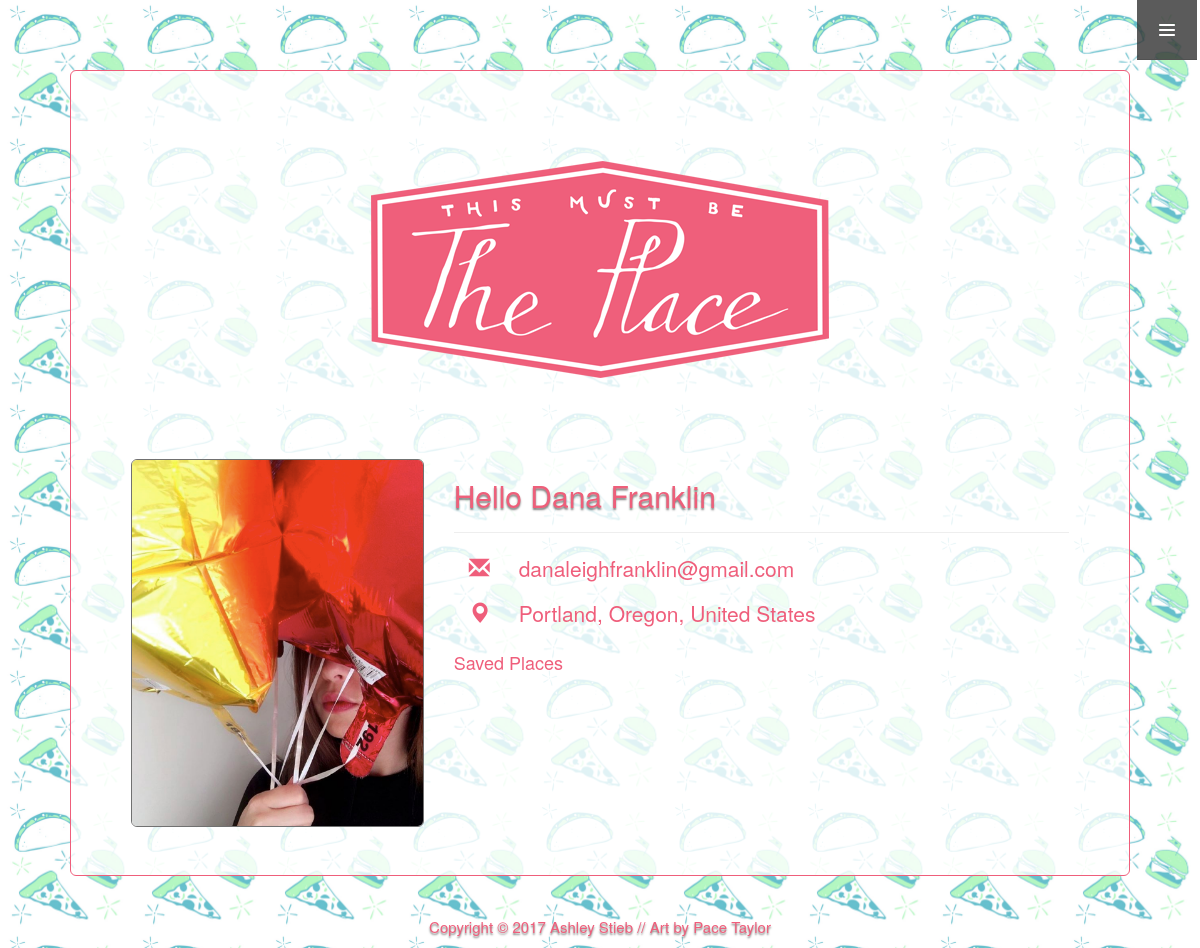
/profile/danafranklin/ (signed in), run on the app's committed database.
### account/models.py (models this page shows, shortened)
class Account(AbstractUser):
    first_name = models.CharField(max_length=30)
    last_name = models.CharField(max_length=30)
    email = models.EmailField(default='name@gmail.com')

class Profile(models.Model):
    user = models.OneToOneField(Account, on_delete=models.CASCADE)
    city = models.CharField(max_length=200)
    state = models.CharField(max_length=200)
    country = models.CharField(max_length=200)
    profile_image = models.ImageField(upload_to='media', default='media/user_default.png')

### account/views.py (the view)
# urls.py: url(r'^profile/(?P<username>[\w.@+-]+)/$', profile_view, name='profile'),
@login_required(login_url='/login')
def profile_view(request, username):
    user = get_object_or_404(Account, username=username)
    profile = get_object_or_404(Profile, user=user)
    photo = profile.profile_image.url
    city = profile.city
    state = profile.state
    country = profile.country
    query = Restaurant.objects.all().filter(user=user)
    template = 'profile.html'
    context = {
        'user': user,
        'profile': profile,
        'photo': photo,
        'city': city,
        'state': state,
        'country': country,
        'query': query
    }
    return render(request, template, context)

### templates/profile.html (shortened to what this page needs)
{% extends 'base.html' %}
{% load static %}
{% block head %}
    {{ block.super }}
    <link rel="stylesheet" href="https://maxcdn.bootstrapcdn.com/bootstrap/3.3.7/css/bootstrap.min.css"
>
    <link rel="stylesheet" href="https://maxcdn.bootstrapcdn.com/bootstrap/3.3.7/css/bootstrap-theme.min.css"
>
    <link rel="stylesheet" href="{% static 'css/base.css' %}">
    <link rel="stylesheet" href="{% static 'css/profile.css' %}">
    <link rel="stylesheet" href="{% static 'css/navbar.css' %}">
{% endblock head %}
{% block content %}
    {{ block.super }}
    <div id="fullscreen_bg" class="fullscreen_bg">
    <div class="container">
        <div class="jumbotron">
            <div class="header">
                <img src="/static/img/theplace_logo.png" alt="logo" class="img-responsive center-block">
                <br><br>
            </div>
            <div class="row">
                <div class="col-md-4 col-xs-12 col-sm-4 col-lg-4">
                    <img id='img' src="{{ photo }}" alt="user photo" class="img-responsive img-rounded">
                </div>
                <div class="col-md-8 col-xs-12 col-sm-8 col-lg-8">
                    <div class="name">
                        <h2>Hello {{ user.first_name }} {{ user.last_name }}</h2>
                        <hr>
                    </div>
                    <div id="info">
                        <ul class="container details">
                            <li><p><span class="glyphicon glyphicon-envelope one"
                                         style="width:50px;"></span>{{ user.email }}
                            </p></li>
                            <li><p><span class="glyphicon glyphicon-map-marker one"
                                         style="width:50px;"></span>{{ profile.city }}, {{ profile.state }}, {{ profile.country }}
                            </p>
                            </li>
                        </ul>
                    </div>
                    <div id="favorites">
                        <h4>Saved Places</h4>
                    </div>
                </div>
            </div>
        </div>
    </div>
    </div>
{% endblock content %}

### account/static/css/base.css (style rules this page uses)
body { background: url('/static/img/theplace_pattern.png'); background-position: fixed; background-attachment: fixed; }
.container { color: #EF5E7B; }
h2 { color: #EF5E7B; text-align: center; text-shadow: 0 2px 2px rgba(0, 0, 0, 0.5); }
.jumbotron { margin: 40px; margin-top: 70px; background-color: rgba(255, 255, 255, 0.8); border: 1px solid #EF5E7B; }

### account/static/css/profile.css (style rules this page uses)
body { background: url('/static/img/theplace_pattern.png'); background-position: fixed; background-attachment: fixed; }
#img { border: 1px solid #717171; }
.details li { list-style: none; }
h2 { color: #EE5F7A; text-align: left; text-shadow: 0 2px 2px rgba(0, 0, 0, 0.5); }

### data on the page
Account: first_name "Dana", last_name "Franklin", email "danaleighfranklin@gmail.com"
Profile: city "Portland", state "Oregon", country "United States"
